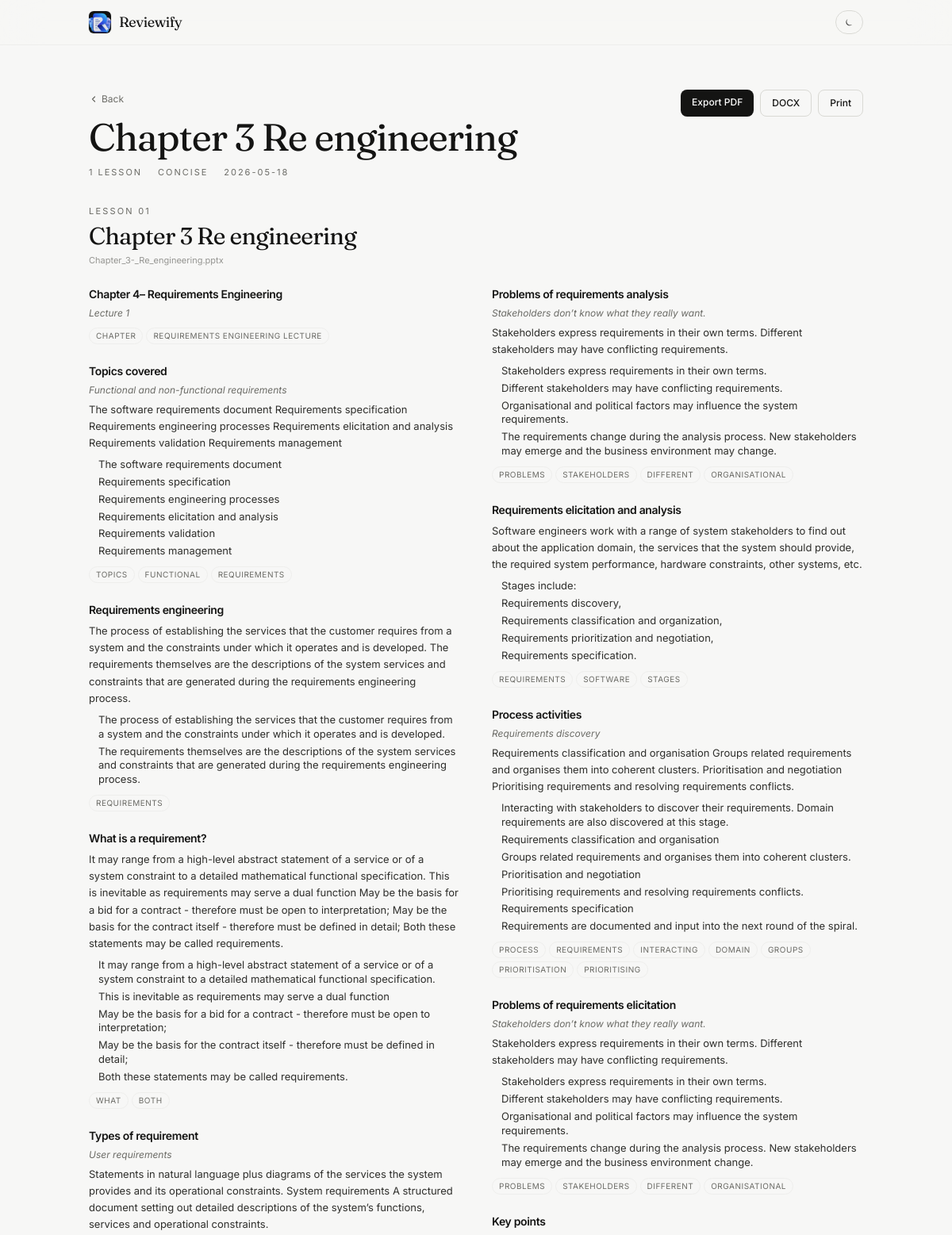
Page /reviewer/648407185e6444c8b595c7c5dd0cecbd (upper part) on the committed database.
### tables this page shows
CREATE TABLE reviewers (
                id TEXT PRIMARY KEY,
                title TEXT NOT NULL,
                source_filename TEXT NOT NULL,
                created_at TEXT NOT NULL,
                mode TEXT NOT NULL DEFAULT 'concise',
                content_json TEXT NOT NULL
            );

### app.py (the view)
@app.route("/reviewer/<rid>")
def reviewer(rid):
    with db() as conn:
        row = conn.execute("SELECT * FROM reviewers WHERE id=?", (rid,)).fetchone()
    if not row:
        abort(404)
    payload = json.loads(row["content_json"])
    if isinstance(payload, list):
        lessons = [{"title": row["title"], "source": row["source_filename"],
                    "sections": payload}]
    else:
        lessons = payload.get("lessons", [])
    return render_template("reviewer.html", r=row, lessons=lessons)

### app.py (called while the page is built)
def db():
    conn = sqlite3.connect(DB_PATH)
    conn.row_factory = sqlite3.Row
    return conn

### templates/reviewer.html (shortened to what this page needs)
{% extends "base.html" %}
{% block content %}
<div class="flex items-start justify-between mb-8 print:hidden flex-wrap gap-4">
  <div>
    <a href="{{ url_for('index') }}" class="text-xs text-ink-500 hover:text-ink-900 dark:hover:text-white transition inline-flex items-center gap-1">
      <svg width="12" height="12" viewBox="0 0 24 24" fill="none" stroke="currentColor" stroke-width="2.5" stroke-linecap="round" stroke-linejoin="round"><path d="m15 18-6-6 6-6"/></svg>
      Back
    </a>
    <h1 class="font-display text-4xl md:text-5xl tracking-tight mt-3 max-w-2xl">{{ r['title'] }}</h1>
    <div class="text-[11px] uppercase tracking-[0.18em] text-ink-500 mt-3 flex items-center gap-2 flex-wrap">
      <span>{{ lessons|length }} lesson{{ '' if lessons|length == 1 else 's' }}</span>
      <span class="w-1 h-1 rounded-full bg-ink-300"></span>
      <span>{{ r['mode'] }}</span>
      <span class="w-1 h-1 rounded-full bg-ink-300"></span>
      <span>{{ r['created_at'][:10] }}</span>
    </div>
  </div>
  <div class="flex gap-2">
    <a href="{{ url_for('export', rid=r['id'], fmt='pdf') }}" class="px-3.5 py-2 rounded-lg bg-ink-900 text-white dark:bg-white dark:text-ink-900 text-xs font-medium hover:opacity-90 transition">Export PDF</a>
    <a href="{{ url_for('export', rid=r['id'], fmt='docx') }}" class="px-3.5 py-2 rounded-lg border border-ink-200 dark:border-white/10 text-xs font-medium hover:bg-white dark:hover:bg-white/5 transition">DOCX</a>
    <button onclick="window.print()" class="px-3.5 py-2 rounded-lg border border-ink-200 dark:border-white/10 text-xs font-medium hover:bg-white dark:hover:bg-white/5 transition">Print</button>
  </div>
</div>
{% for lesson in lessons %}
  <section id="lesson-{{ loop.index }}" class="mb-14 {% if not loop.first %}pt-10 border-t border-ink-100 dark:border-white/10{% endif %}">
    <header class="mb-6 print:mb-3">
      <div class="text-[11px] uppercase tracking-[0.2em] text-ink-500">Lesson {{ '%02d' % loop.index }}</div>
      <h2 class="font-display text-3xl tracking-tight mt-1.5">{{ lesson.title }}</h2>
      <div class="text-[11px] text-ink-500/70 mt-1">{{ lesson.source }}</div>
    </header>
    <article class="reviewer columns-1 md:columns-2 gap-10">
      {% for s in lesson.sections %}
        <section class="break-inside-avoid mb-6">
          <h3 class="font-semibold text-ink-900 dark:text-ink-50 text-sm mb-1.5 tracking-tight">{{ s.heading }}</h3>
          {% if s.subheading %}
            <p class="text-xs italic text-ink-500 mb-1.5">{{ s.subheading }}</p>
          {% endif %}
          {% if s.summary %}
            <p class="text-[13px] text-ink-700 dark:text-ink-200/80 leading-relaxed mb-2">{{ s.summary }}</p>
          {% endif %}
          {% if s.bullets %}
            <ul class="space-y-1 text-[13px] text-ink-700 dark:text-ink-200/80">
              {% for b in s.bullets %}
                <li class="pl-3 relative leading-snug before:content-[''] before:absolute before:left-0 before:top-[0.55em] before:w-1 before:h-1 before:rounded-full before:bg-ink-300">{{ b }}</li>
              {% endfor %}
            </ul>
          {% endif %}
          {% if s.keywords %}
            <div class="mt-2.5 flex flex-wrap gap-1">
              {% for k in s.keywords %}
                <span class="text-[10px] uppercase tracking-wider px-2 py-0.5 rounded-full border border-ink-100 dark:border-white/10 text-ink-500">{{ k }}</span>
              {% endfor %}
            </div>
          {% endif %}
        </section>
      {% endfor %}
    </article>
  </section>
{% endfor %}
{% endblock %}

### static/css/style.css (style rules this page uses)
html { -webkit-font-smoothing: antialiased; text-rendering: optimizeLegibility; }
body { font-feature-settings: "ss01", "cv11"; }

### rows in the picture
reviewers: title "Chapter 3 Re engineering", mode "CONCISE", created_at "2026-05-18", index "01", source "Chapter_3-_Re_engineering.pptx", heading "Chapter 4– Requirements Engineering" "Topics covered" "Requirements engineering" "What is a requirement?" "Types of requirement" "Problems of requirements analysis" "Requirements elicitation and analysis" "Process activities" "Problems of requirements elicitation" "Key points", subheading "Lecture 1" "Functional and non-functional requirements" "User requirements" "Stakeholders don’t know what they really want." "Requirements discovery" "Stakeholders don’t know what they really want.", keywords "CHAPTER" "REQUIREMENTS ENGINEERING LECTURE" "TOPICS" "FUNCTIONAL" "REQUIREMENTS" "REQUIREMENTS" "WHAT" "BOTH" "PROBLEMS" "STAKEHOLDERS" "DIFFERENT" "ORGANISATIONAL" "REQUIREMENTS" "SOFTWARE" "STAGES" "PROCESS" "REQUIREMENTS" "INTERACTING" "DOMAIN" "GROUPS" "PRIORITISATION" "PRIORITISING" "PROBLEMS" "STAKEHOLDERS" "DIFFERENT" "ORGANISATIONAL", summary "The software requirements document Requirements specification Requirements engineering processes Requirements elicitation and analysis Requirements validation Requirements management" "The process of establishing the services that the customer requires from a system and the constraints under which it operates and is developed. The requirements themselves are the descriptions of the system services and constraints that are generated during the requirements engineering process." "It may range from a high-level abstract statement of a service or of a system constraint to a detailed mathematical functional specification. This is inevitable as requirements may serve a dual function May be the basis for a bid for a contract - therefore must be open to interpretation; May be the basis for the contract itself - therefore must be defined in detail; Both these statements may be called requirements." "Statements in natural language plus diagrams of the services the system provides and its operational constraints. System requirements A structured document setting out detailed descriptions of the system’s functions, services and operational constraints." "Stakeholders express requirements in their own terms. Different stakeholders may have conflicting requirements." "Software engineers work with a range of system stakeholders to find out about the application domain, the services that the system should provide, the required system performance, hardware constraints, other systems, etc." "Requirements classification and organisation Groups related requirements and organises them into coherent clusters. Prioritisation and negotiation Prioritising requirements and resolving requirements conflicts." "Stakeholders express requirements in their own terms. Different stakeholders may have conflicting requirements.", bullets "The software requirements document" "Requirements specification" "Requirements engineering processes" "Requirements elicitation and analysis" "Requirements validation" "Requirements management" "The process of establishing the services that the customer requires from a system and the constraints under which it operates and is developed." "The requirements themselves are the descriptions of the system services and constraints that are generated during the requirements engineering process." "It may range from a high-level abstract statement of a service or of a system constraint to a detailed mathematical functional specification." "This is inevitable as requirements may serve a dual function" "May be the basis for a bid for a contract - therefore must be open to interpretation;" "May be the basis for the contract itself - therefore must be defined in detail;" "Both these statements may be called requirements." "Stakeholders express requirements in their own terms." "Different stakeholders may have conflicting requirements." "Organisational and political factors may influence the system requirements." "The requirements change during the analysis process. New stakeholders may emerge and the business environment may change." "Stages include:" "Requirements discovery," "Requirements classification and organization," "Requirements prioritization and negotiation," "Requirements specification." "Interacting with stakeholders to discover their requirements. Domain requirements are also discovered at this stage." "Requirements classification and organisation" "Groups related requirements and organises them into coherent clusters." "Prioritisation and negotiation" "Prioritising requirements and resolving requirements conflicts." "Requirements specification" "Requirements are documented and input into the next round of the spiral." "Stakeholders express requirements in their own terms." "Different stakeholders may have conflicting requirements." "Organisational and political factors may influence the system requirements." "The requirements change during the analysis process. New stakeholders may emerge and the business environment change."

### other values in the picture
{{ lessons|length }} "1"
